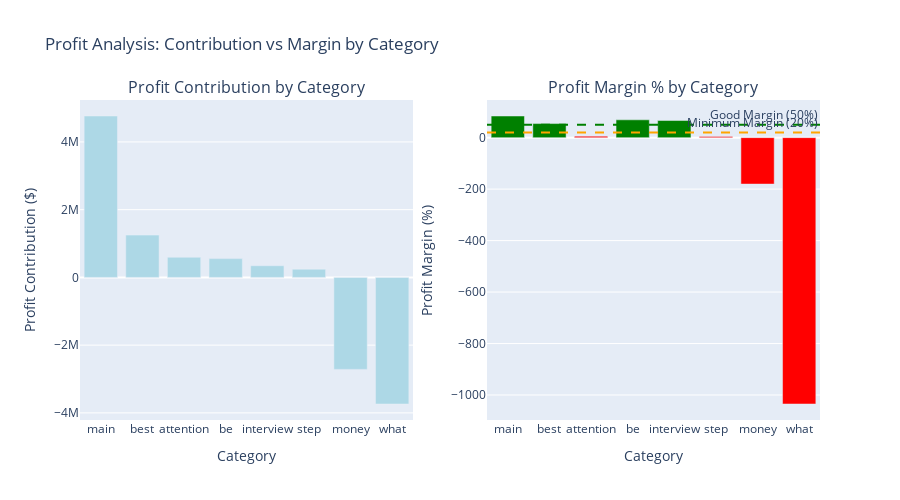

Notebook code cell kept with this figure:
### Code cell
# 3. PROFIT MARGIN ANALYSIS VISUALIZATION
print("💹 PROFIT MARGIN ANALYSIS VISUALIZATION")
print("-" * 45)

# Filter out categories with actual sales data for the main chart
profit_with_sales = profit_analysis[profit_analysis['total_profit_contribution'].notna()].copy()

# Create a combined chart showing profit contribution and margin percentage
fig_profit = make_subplots(
    rows=1, cols=2,
    subplot_titles=['Profit Contribution by Category', 'Profit Margin % by Category'],
    specs=[[{"secondary_y": False}, {"secondary_y": False}]]
)

# Left chart: Profit contribution bar chart
fig_profit.add_trace(
    go.Bar(
        x=profit_with_sales['category_id'],
        y=profit_with_sales['total_profit_contribution'],
        name='Profit Contribution',
        marker_color='lightblue',
        hovertemplate='<b>Category: %{x}</b><br>' +
                      'Profit: $%{y:,.2f}<br>' +
                      '<extra></extra>'
    ),
    row=1, col=1
)

# Right chart: Profit margin percentage
colors = ['green' if x > 50 else 'orange' if x > 20 else 'red' 
          for x in profit_with_sales['avg_profit_margin_pct']]

fig_profit.add_trace(
    go.Bar(
        x=profit_with_sales['category_id'],
        y=profit_with_sales['avg_profit_margin_pct'],
        name='Profit Margin %',
        marker_color=colors,
        hovertemplate='<b>Category: %{x}</b><br>' +
                      'Margin: %{y:.1f}%<br>' +
                      'Avg Price: $%{customdata[0]:,.2f}<br>' +
                      'Avg Cost: $%{customdata[1]:,.2f}<br>' +
                      '<extra></extra>',
        customdata=list(zip(profit_with_sales['avg_selling_price'], 
                           profit_with_sales['avg_cost']))
    ),
    row=1, col=2
)

# Add reference lines
fig_profit.add_hline(y=50, line_dash="dash", line_color="green", 
                    annotation_text="Good Margin (50%)", row=1, col=2)
fig_profit.add_hline(y=20, line_dash="dash", line_color="orange", 
                    annotation_text="Minimum Margin (20%)", row=1, col=2)

fig_profit.update_layout(
    title="Profit Analysis: Contribution vs Margin by Category",
    height=500,
    showlegend=False
)

fig_profit.update_xaxes(title_text="Category", row=1, col=1)
fig_profit.update_xaxes(title_text="Category", row=1, col=2)
fig_profit.update_yaxes(title_text="Profit Contribution ($)", row=1, col=1)
fig_profit.update_yaxes(title_text="Profit Margin (%)", row=1, col=2)

fig_profit.show()
print("Interactive Profit Analysis Chart created successfully!")
print()

### Figure 1 — Plotly figure (JSON) as saved in the notebook; plotly's stock layout.template omitted (floating-point values rounded to 4 significant figures)
{"data": [{"hovertemplate": "<b>Category: %{x}</b><br>Profit: $%{y:,.2f}<br><extra></extra>", "marker": {"color": "lightblue"}, "name": "Profit Contribution", "type": "bar", "x": ["main", "best", "attention", "be", "interview", "step", "money", "what"], "xaxis": "x", "y": [4766000.0, 1248000.0, 594100.0, 554800.0, 343400.0, 241500.0, -2716000.0, -3738000.0], "yaxis": "y"}, {"customdata": [[718.6, 114.3], [576.9, 261.4], [630.2, 577.7], [454.2, 139.7], [913.9, 306.0], [824.4, 790.6], [219.1, 614.2], [46.33, 525.8]], "hovertemplate": "<b>Category: %{x}</b><br>Margin: %{y:.1f}%<br>Avg Price: $%{customdata[0]:,.2f}<br>Avg Cost: $%{customdata[1]:,.2f}<br><extra></extra>", "marker": {"color": ["green", "green", "red", "green", "green", "red", "red", "red"]}, "name": "Profit Margin %", "type": "bar", "x": ["main", "best", "attention", "be", "interview", "step", "money", "what"], "xaxis": "x2", "y": [84.09, 54.69, 5.77, 69.25, 66.51, 4.1, -180.4, -1035.0], "yaxis": "y2"}], "layout": {"annotations": [{"font": {"size": 16}, "showarrow": false, "text": "Profit Contribution by Category", "x": 0.225, "xanchor": "center", "xref": "paper", "y": 1, "yanchor": "bottom", "yref": "paper"}, {"font": {"size": 16}, "showarrow": false, "text": "Profit Margin % by Category", "x": 0.775, "xanchor": "center", "xref": "paper", "y": 1, "yanchor": "bottom", "yref": "paper"}, {"showarrow": false, "text": "Good Margin (50%)", "x": 1, "xanchor": "right", "xref": "x2 domain", "y": 50, "yanchor": "bottom", "yref": "y2"}, {"showarrow": false, "text": "Minimum Margin (20%)", "x": 1, "xanchor": "right", "xref": "x2 domain", "y": 20, "yanchor": "bottom", "yref": "y2"}], "height": 500, "shapes": [{"line": {"color": "green", "dash": "dash"}, "type": "line", "x0": 0, "x1": 1, "xref": "x2 domain", "y0": 50, "y1": 50, "yref": "y2"}, {"line": {"color": "orange", "dash": "dash"}, "type": "line", "x0": 0, "x1": 1, "xref": "x2 domain", "y0": 20, "y1": 20, "yref": "y2"}], "showlegend": false, "title": {"text": "Profit Analysis: Contribution vs Margin by Category"}, "xaxis": {"anchor": "y", "domain": [0, 0.45], "title": {"text": "Category"}}, "xaxis2": {"anchor": "y2", "domain": [0.55, 1], "title": {"text": "Category"}}, "yaxis": {"anchor": "x", "domain": [0, 1], "title": {"text": "Profit Contribution ($)"}}, "yaxis2": {"anchor": "x2", "domain": [0, 1], "title": {"text": "Profit Margin (%)"}}}}
